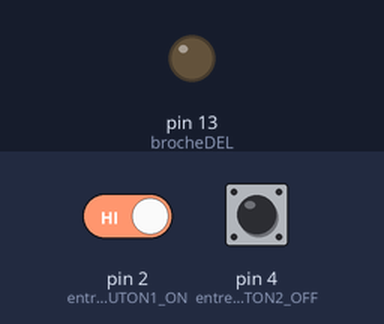
A sketch run on a simulated Arduino Uno, built with avr-gcc and run on an emulated ATmega328P. Shown: output pins drawn as LEDs (lit = HIGH). Inputs (shaded band) come from the test bench; at power-on: pin 2 (entreeBOUTON1_ON) HIGH, pin 4 (entreeBOUTON2_OFF) HIGH.

Above: at 1.2 s.
1.3 s: pin 2 (entreeBOUTON1_ON) driven LOW
At 1.7 s:
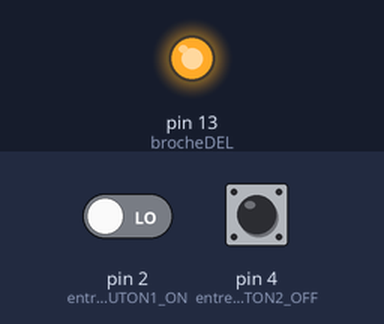
Timing chart, 0 to 4.3 s (numbered marks = the images above; inputs shaded):
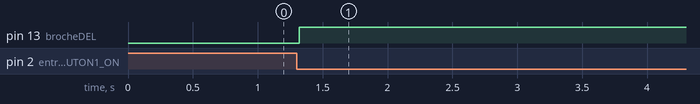

The sketch:

Lab3_Etape5a.ino
```cpp
/*
 * Dans cet exemple le bouton1 allume la DEL et le bouton2 éteint la DEL.
 * Note: Montage des boutons en Rappel Haut, donc état naturel == HIGH
 */

int brocheDEL = 13;    // Variable pour la DEL

int entreeBOUTON1_ON = 2;
int etatBOUTON1_ON = 0;

int entreeBOUTON2_OFF = 4;
int etatBOUTON2_OFF = 0;


void setup()
{
  pinMode(brocheDEL, OUTPUT); // Sortie pour la DEL
  pinMode(entreeBOUTON1_ON, INPUT); // Entrée pour bouton 1.
  pinMode(entreeBOUTON2_OFF, INPUT); // Entrée pour bouton 2.
}

void loop()
{
  // lecture des états des boutons
  etatBOUTON1_ON  = digitalRead(entreeBOUTON1_ON);
  etatBOUTON2_OFF = digitalRead(entreeBOUTON2_OFF);

  if (etatBOUTON1_ON == LOW) // Bouton appuyé
    digitalWrite(brocheDEL, HIGH);  // Allume la DEL
  else if (etatBOUTON2_OFF == LOW)
      digitalWrite(brocheDEL, LOW); // Éteint la DEL

  delay(33); // on règle la fréquence de la boucle à environ 30Hz
}
```

Measured:
- after the input at 1.3 s, pin 13 (brocheDEL): LOW → HIGH at once
